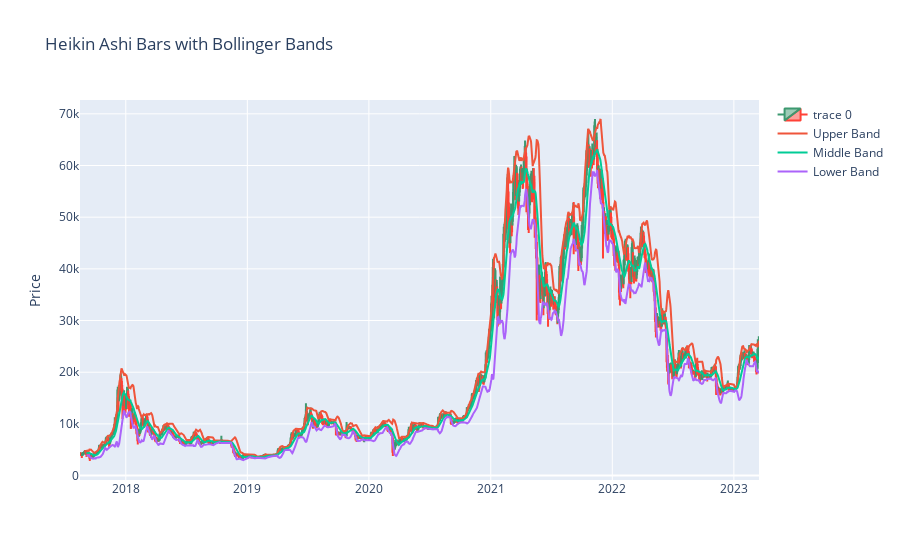

Source (notebook cell):
### Code cell
# Create a candlestick chart
fig = go.Figure(data=go.Candlestick(x=df.index,
                open=df['ha_open'],
                high=df['ha_high'],
                low=df['ha_low'],
                close=df['ha_close']))

# Add Bollinger Bands
fig.add_trace(go.Scatter(x=df.index, y=df['bb_upper'], name='Upper Band'))
fig.add_trace(go.Scatter(x=df.index, y=df['bb_middle'], name='Middle Band'))
fig.add_trace(go.Scatter(x=df.index, y=df['bb_lower'], name='Lower Band'))

# Customize the chart layout
fig.update_layout(
    title='Heikin Ashi Bars with Bollinger Bands',
    yaxis_title='Price',
    xaxis_rangeslider_visible=False)

# Show the chart
fig.show()

### Figure 1 — Plotly figure (JSON) as saved in the notebook; plotly's stock layout.template omitted (floating-point values rounded to 4 significant figures; data arrays with more than 128 entries replaced by an {"elided": "..."} marker saying what was removed)
{"data": [{"close": {"elided": "2039 float values"}, "high": {"elided": "2039 float values"}, "low": {"elided": "2039 float values"}, "open": {"elided": "2039 float values"}, "type": "candlestick", "x": {"elided": "2039 str values"}}, {"name": "Upper Band", "type": "scatter", "x": {"elided": "2039 str values"}, "y": {"elided": "2039 float values"}}, {"name": "Middle Band", "type": "scatter", "x": {"elided": "2039 str values"}, "y": {"elided": "2039 float values"}}, {"name": "Lower Band", "type": "scatter", "x": {"elided": "2039 str values"}, "y": {"elided": "2039 float values"}}], "layout": {"title": {"text": "Heikin Ashi Bars with Bollinger Bands"}, "xaxis": {"rangeslider": {"visible": false}}, "yaxis": {"title": {"text": "Price"}}}}
